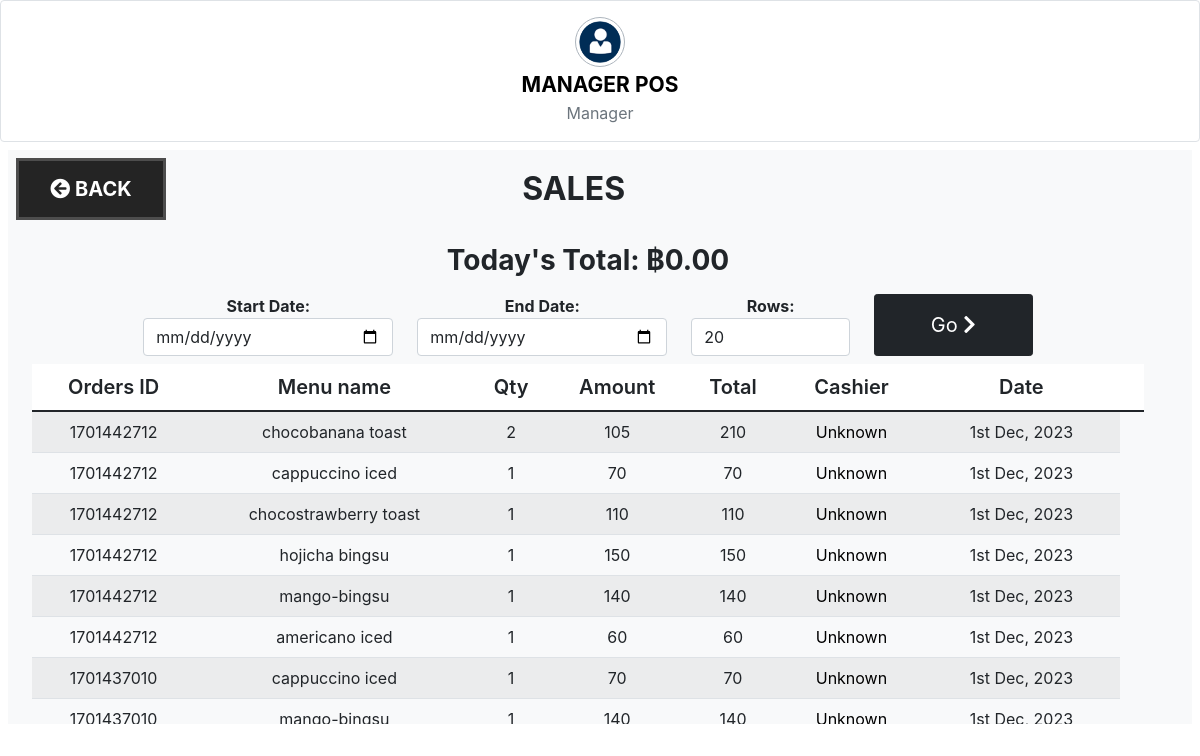
Screenshot of /pos_hunsa/public/index.php?pg=admin&tab=sales (signed in) with the database file from the repository.
### tables this page shows
CREATE TABLE `history` (
  `id` int(11) NOT NULL,
  `orders_id` int(11) NOT NULL,
  `table_id` int(11) DEFAULT NULL,
  `menu_id` int(11) NOT NULL,
  `staff_id` int(11) NOT NULL,
  `menu_name` text NOT NULL,
  `qty` int(11) NOT NULL,
  `menu_price` int(11) NOT NULL,
  `time` datetime NOT NULL
);

### pos_hunsa/app/core/database.php (called while the page is built)
<?php
class Database
{
	private function db_connect(){
		$DBHOST = "localhost";
		$DBNAME = "pos_hunsa";
		$DBUSER = "root";
		$DBPASS = "";
		$DBDRIVER = "mysql";
		try{
			$con = new PDO("$DBDRIVER:host=$DBHOST;dbname=$DBNAME",$DBUSER,$DBPASS);
		}catch(PDOException $e){
			echo $e->getMessage();
		}
		return $con;
	}
	public function query($query,$data = array())
	{
		$con = $this->db_connect();
		$smt = $con->prepare($query);
		$check = $smt->execute($data);
		if($check)
		{
			$result = $smt->fetchAll(PDO::FETCH_ASSOC);
			if(is_array($result) && count($result) > 0){
				return $result;
			}
		}
		return false;
	}
}

### pos_hunsa/app/core/functions.php (called while the page is built, shortened)
<?php
function esc($str)
{
	return htmlspecialchars($str);
}

### pos_hunsa/app/views/admin/sales.view.php (the view, shortened to what this page needs)
<div class="container-fluid row">
    	<div class="col">
		<h3 class="text m-3">Today's Total: ฿<?=number_format($sales_total,2)?></h3>
		<form class="row d-flex justify-content-center m-2">
			<div class="col-sm-3 fw-bold">
				<label for="start">Start Date:</label>
				<input class="form-control" id="start" type="date" name="start" value="<?=!empty($_GET['start']) ? $_GET['start']:''?>">
			</div>
			<div class="col-sm-3 fw-bold">
				<label for="end">End Date:</label>
				<input class="form-control" id="end" type="date" name="end" value="<?=!empty($_GET['end']) ? $_GET['end']:''?>">
			</div>
			<div class="col-sm-2 fw-bold">
				<label for="limit">Rows:</label>
				<input class="form-control" id="limit" type="number" min="1" name="limit" value="<?=!empty($_GET['limit']) ? $_GET['limit']:'20'?>">
			</div>
			<div class="col-sm-2 d-flex fw-bold">
				<button class="btn col btn-dark btn-sm fs-5">Go <i class="fa fa-chevron-right"></i></button>
			</div>
		</form>
		<div class="table-responsive table-h-36">
			<table class="table table-striped table-hover">
				<thead>
					<tr class="fs-5">
						<th class="fw-black">Orders ID</th>
						<th class="fw-black">Menu name</th>
						<th class="fw-black">Qty</th>
						<th class="fw-black">Amount</th>
						<th class="fw-black">Total</th>
						<th class="fw-black">Cashier</th>
						<th class="fw-black">Date</th>
						<th></th>
					</tr>
				</thead>
				<?php if (!empty($sales)):?>
					<?php foreach ($sales as $sale):?>
					<tr>
						<td><?=esc($sale['orders_id'])?></td>
						<td>
							<?=esc($sale['menu_name'])?>
						</td>
						<td><?=esc($sale['qty'])?></td>
						<td><?=esc($sale['menu_price'])?></td>
						<td><?=esc($sale['menu_price']*$sale['qty'])?></td>
						<?php
							$cashier = get_user_by_id($sale['staff_id']);
							if(empty($cashier)){
								$name = "Unknown";
								$namelink = "#";
							}else{
								$name = strtoupper($cashier['firstname']);
								$namelink = "index.php?pg=profile&id=".$cashier['id'];
							}
						?>
						<td>
							<a href="<?=$namelink?>">
								<?=esc($name)?>
							</a>
						</td>
						<td><?=date("jS M, Y",strtotime($sale['time']))?></td>
					</tr>
					<?php endforeach;?>
				<?php endif;?>
			</table>
		</div>
	</div>
</div>

### pos_hunsa/public/assets/css/main.css (style rules this page uses)
body a { text-decoration: none; }

### rows the page displays
history: orders "1701442712", menu_name "chocobanana toast", qty "2", menu_price "105", $sale['menu_price']*$sale['qty'] "210", name "Unknown", time "1st Dec, 2023"
history: orders "1701442712", menu_name "cappuccino iced", qty "1", menu_price "70", $sale['menu_price']*$sale['qty'] "70", name "Unknown", time "1st Dec, 2023"
history: orders "1701442712", menu_name "chocostrawberry toast", qty "1", menu_price "110", $sale['menu_price']*$sale['qty'] "110", name "Unknown", time "1st Dec, 2023"
history: orders "1701442712", menu_name "hojicha bingsu", qty "1", menu_price "150", $sale['menu_price']*$sale['qty'] "150", name "Unknown", time "1st Dec, 2023"
history: orders "1701442712", menu_name "mango-bingsu", qty "1", menu_price "140", $sale['menu_price']*$sale['qty'] "140", name "Unknown", time "1st Dec, 2023"
history: orders "1701442712", menu_name "americano iced", qty "1", menu_price "60", $sale['menu_price']*$sale['qty'] "60", name "Unknown", time "1st Dec, 2023"
history: orders "1701437010", menu_name "cappuccino iced", qty "1", menu_price "70", $sale['menu_price']*$sale['qty'] "70", name "Unknown", time "1st Dec, 2023"
history: orders "1701437010", menu_name "mango-bingsu", qty "1", menu_price "140", $sale['menu_price']*$sale['qty'] "140", name "Unknown", time "1st Dec, 2023"

### other values shown
Auth::get(('firstname'))." ".Auth::get(('lastname')) "MANAGER POS"
$tab "SALES"
$sales_total "0.00"
